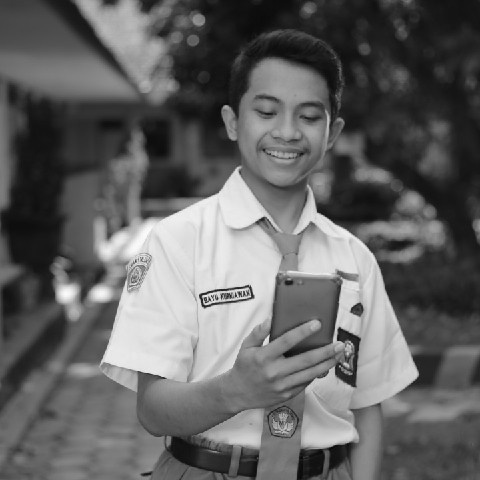
#> input picture 3. Pengolahan Data Citra/bayu1.jpg, 480 x 480 px, found by its file name
$ jupyter execute code.ipynb
#> lines starting #> are read from the running program, lines starting #| are printed output that depends on the picture; after the words box and inside, x2 and y2 are one past the last pixel; in counts of white or black regions, pixels touching at a corner belong together
[cell 1]
import cv2
import numpy as np
img = cv2.imread("C:/Users/bayuk/OneDrive/Documents/AI/pens/smtr2/Pemrosesan Data/3/bayu1.jpg")
#> img is the input picture: shape (480, 480, 3); min 6, max 254, mean 99
# cv2.imshow('bayu', img)
# cv2.waitKey()
cv2.imshow('bayu0', img[:,:,0])
np.savetxt("C:/Users/bayuk/OneDrive/Documents/AI/pens/smtr2/Pemrosesan Data/4/WarnaBiru.csv", img.reshape((3, -1)), delimiter=',')
cv2.waitKey()
cv2.imshow('bayu1', img[:,:,1])
np.savetxt("C:/Users/bayuk/OneDrive/Documents/AI/pens/smtr2/Pemrosesan Data/4/WarnaHijau.csv", img.reshape((3, -1)), delimiter=',')
cv2.waitKey()
cv2.imshow('bayu2', img[:,:,2])
np.savetxt("C:/Users/bayuk/OneDrive/Documents/AI/pens/smtr2/Pemrosesan Data/4/WarnaMerah.csv", img.reshape((3, -1)), delimiter=',')
cv2.waitKey()
cv2.destroyAllWindows()

[cell 2]
img=cv2.imread("C:/Users/bayuk/OneDrive/Documents/AI/pens/smtr2/Pemrosesan Data/3/bayu1.jpg")
imageGray = cv2.cvtColor(img, cv2.COLOR_BGR2GRAY)
cv2.imshow("hasil Gray",imageGray)
np.savetxt("C:/Users/bayuk/OneDrive/Documents/AI/pens/smtr2/Pemrosesan Data/4/CitraGray.csv", imageGray.reshape((3, -1)), delimiter=',')
cv2.waitKey()

[cell 3]
import cv2
import numpy as np
img=cv2.imread("C:/Users/bayuk/OneDrive/Documents/AI/pens/smtr2/Pemrosesan Data/3/bayu1.jpg")
cv2.imshow('Hasil Inversi',img)
hasil = 255-img
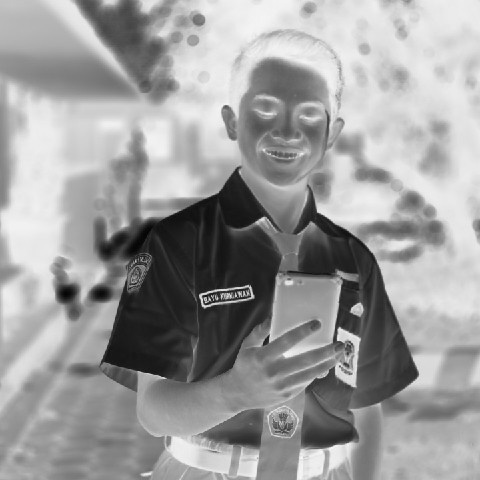
#> hasil: shape (480, 480, 3); min 1, max 249, mean 156
cv2.imshow('Hasil Inversi',hasil)
np.savetxt("C:/Users/bayuk/OneDrive/Documents/AI/pens/smtr2/Pemrosesan Data/4/Citraklise.csv", hasil.reshape((3, -1)), delimiter=',')
cv2.waitKey(0)
cv2.destroyAllWindows()

[cell 4]
from PIL import Image
import numpy as np
file = "C:/Users/bayuk/OneDrive/Documents/AI/pens/smtr2/Pemrosesan Data/3/bayu1.jpg"
img = Image.open(file)
img.convert("1")
img.show("hasil Hitam Putih")
np.savetxt("C:/Users/bayuk/OneDrive/Documents/AI/pens/smtr2/Pemrosesan Data/4/CitraHitamPutih.csv", img)

[cell 5]
import cv2
cap = cv2.VideoCapture(0)
while(True):
    ret, frame = cap.read()
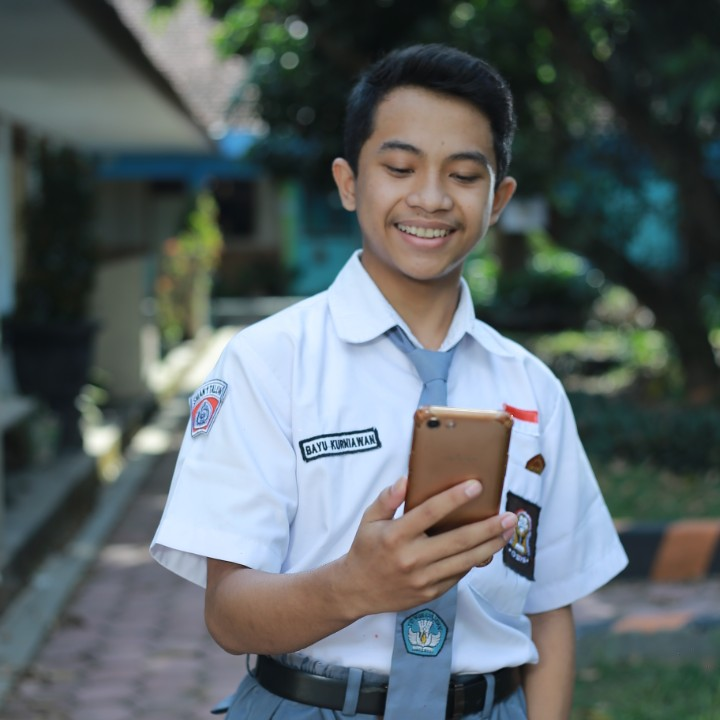
#> input picture 3. Pengolahan Data Citra/bayu.jpeg, 720 x 720 px, given in place of the camera
#> frame is the input picture: shape (720, 720, 3); mean B, G, R 103.8, 102, 92.8
    gray = cv2.cvtColor(frame, cv2.COLOR_BGR2GRAY)
    biner = gray.copy()
    biner[biner>70]=255
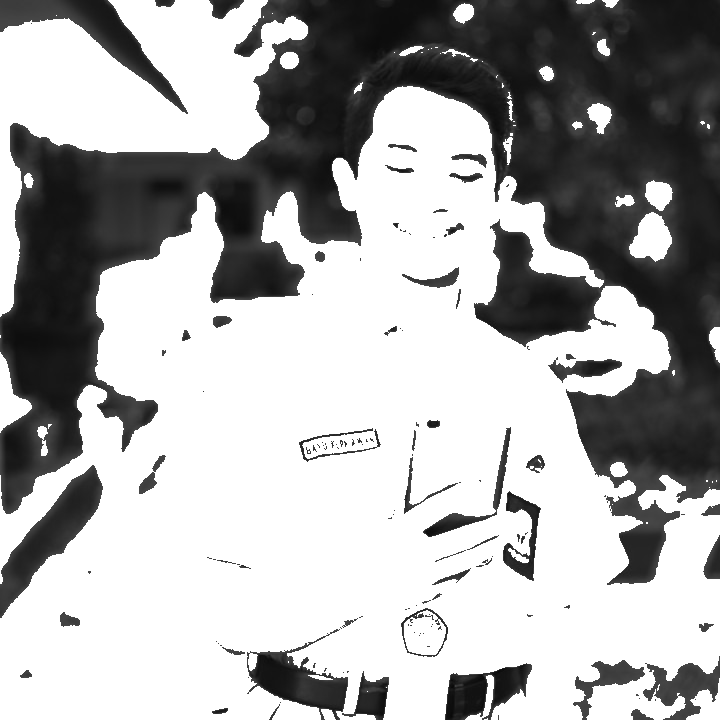
#> biner: shape (720, 720); min 9, max 255, mean 172
    biner[biner<70]=0
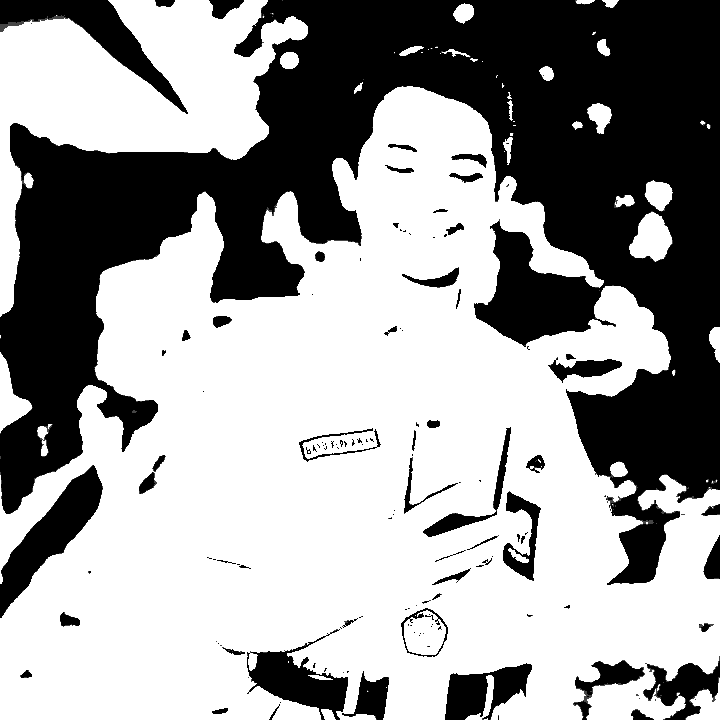
#> biner: shape (720, 720); min 0, max 255, mean 157.4

    cv2.imshow('Frame Ori',frame)
    cv2.imshow('Frame gray',gray)
    cv2.imshow('Frame BW',biner)
    if cv2.waitKey(1) & 0xFF == ord('q'):
#> (key q is pressed here)
        break
cap.release()
cv2.destroyAllWindows()

[cell 6]
import cv2
cam=cv2.VideoCapture(0)
cam.set(3,640)
cam.set(4,480)
faceDetector=cv2.CascadeClassifier('C:/Users/bayuk/OneDrive/Documents/AI/pens/smtr2/Pemrosesan Data/4/haarcascade_frontalface_default.xml')
while True:
    retV, frame=cam.read()
    gray=cv2.cvtColor(frame,cv2.COLOR_BGR2GRAY)
    faces=faceDetector.detectMultiScale(gray,1.3,5)
#> faces = [[341, 97, 182, 182]]
    for(x,y,w,h) in faces:
        frame=cv2.rectangle(frame,(x,y),(x+w,y+h),(0,0,255),2)
#> this loop made 1 pass
#> pass 1, `frame=cv2.rectangle(frame,(x,y),(x+w,y+h),(0,0,255),2)`:
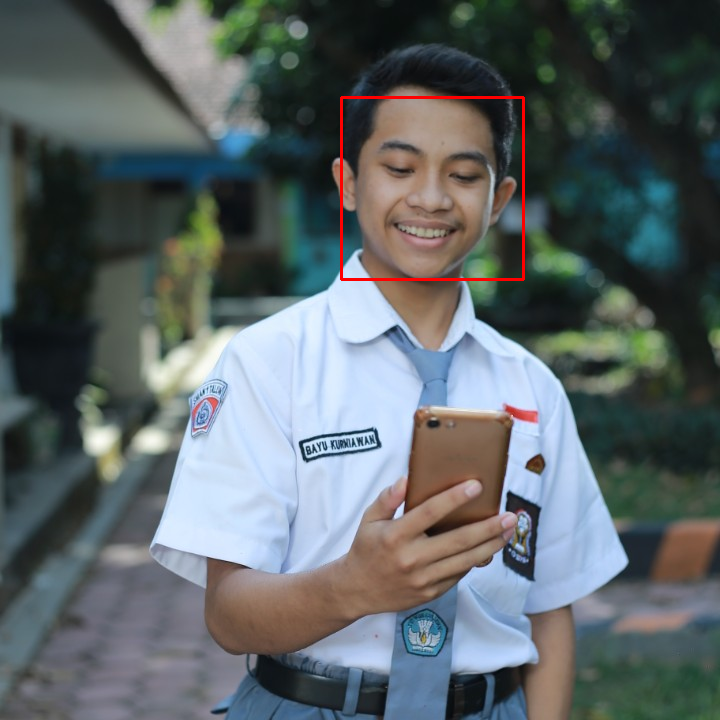
#> frame: shape (720, 720, 3); 0.42% of pixels changed, all inside (x1, y1, x2, y2) = (340, 96, 525, 281)
    cv2.imshow("Web Camera Warna",frame)  #warna aslinya
    #cv2.imshow("Web Camera Gray",gray)  #warna abu-abu
    k=cv2.waitKey(1) & 0xFF
#> (key q is pressed here)
    if k==27 or k==ord('q'):
        break
cam.release()
cv2.destroyAllWindows()
